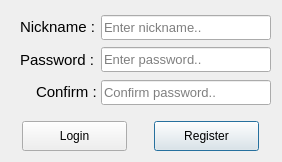
<?xml version="1.0" encoding="UTF-8"?>
<ui version="4.0">
 <class>SignupDiag</class>
 <widget class="QDialog" name="SignupDiag">
  <property name="geometry">
   <rect>
    <x>0</x>
    <y>0</y>
    <width>282</width>
    <height>162</height>
   </rect>
  </property>
  <property name="windowTitle">
   <string>Signup</string>
  </property>
  <layout class="QHBoxLayout" name="horizontalLayout">
   <item>
    <layout class="QVBoxLayout" name="verticalLayout" stretch="0,0">
     <property name="spacing">
      <number>16</number>
     </property>
     <item>
      <layout class="QVBoxLayout" name="verticalLayout_2" stretch="0,0,0">
       <property name="spacing">
        <number>0</number>
       </property>
       <property name="topMargin">
        <number>0</number>
       </property>
       <property name="bottomMargin">
        <number>0</number>
       </property>
       <item>
        <layout class="QHBoxLayout" name="horizontalLayout_5" stretch="3,6">
         <property name="spacing">
          <number>6</number>
         </property>
         <item>
          <layout class="QVBoxLayout" name="verticalLayout_5">
           <property name="leftMargin">
            <number>6</number>
           </property>
           <item alignment="Qt::AlignRight|Qt::AlignVCenter">
            <widget class="QLabel" name="label">
             <property name="font">
              <font>
               <family>Tahoma</family>
               <pointsize>11</pointsize>
              </font>
             </property>
             <property name="text">
              <string>Nickname :</string>
             </property>
            </widget>
           </item>
          </layout>
         </item>
         <item>
          <layout class="QHBoxLayout" name="horizontalLayout_7">
           <property name="spacing">
            <number>6</number>
           </property>
           <property name="bottomMargin">
            <number>0</number>
           </property>
           <item alignment="Qt::AlignVCenter">
            <widget class="QLineEdit" name="NicknameField">
             <property name="minimumSize">
              <size>
               <width>170</width>
               <height>25</height>
              </size>
             </property>
             <property name="maximumSize">
              <size>
               <width>170</width>
               <height>25</height>
              </size>
             </property>
             <property name="font">
              <font>
               <family>Tahoma</family>
               <pointsize>10</pointsize>
              </font>
             </property>
             <property name="text">
              <string/>
             </property>
             <property name="placeholderText">
              <string>Enter nickname..</string>
             </property>
            </widget>
           </item>
          </layout>
         </item>
        </layout>
       </item>
       <item>
        <layout class="QHBoxLayout" name="horizontalLayout_6" stretch="3,6">
         <property name="spacing">
          <number>6</number>
         </property>
         <item>
          <layout class="QVBoxLayout" name="verticalLayout_3">
           <property name="leftMargin">
            <number>6</number>
           </property>
           <item alignment="Qt::AlignRight|Qt::AlignVCenter">
            <widget class="QLabel" name="label_2">
             <property name="font">
              <font>
               <family>Tahoma</family>
               <pointsize>11</pointsize>
              </font>
             </property>
             <property name="text">
              <string>Password :</string>
             </property>
             <property name="alignment">
              <set>Qt::AlignLeading|Qt::AlignLeft|Qt::AlignVCenter</set>
             </property>
            </widget>
           </item>
          </layout>
         </item>
         <item>
          <layout class="QHBoxLayout" name="horizontalLayout_9">
           <item alignment="Qt::AlignVCenter">
            <widget class="QLineEdit" name="PasswordField">
             <property name="minimumSize">
              <size>
               <width>170</width>
               <height>25</height>
              </size>
             </property>
             <property name="maximumSize">
              <size>
               <width>170</width>
               <height>25</height>
              </size>
             </property>
             <property name="font">
              <font>
               <family>Tahoma</family>
               <pointsize>10</pointsize>
              </font>
             </property>
             <property name="text">
              <string/>
             </property>
             <property name="echoMode">
              <enum>QLineEdit::Password</enum>
             </property>
             <property name="placeholderText">
              <string>Enter password..</string>
             </property>
            </widget>
           </item>
          </layout>
         </item>
        </layout>
       </item>
       <item>
        <layout class="QHBoxLayout" name="horizontalLayout_13" stretch="3,6">
         <property name="topMargin">
          <number>4</number>
         </property>
         <item>
          <layout class="QVBoxLayout" name="verticalLayout_4">
           <item alignment="Qt::AlignRight|Qt::AlignVCenter">
            <widget class="QLabel" name="label_3">
             <property name="minimumSize">
              <size>
               <width>0</width>
               <height>0</height>
              </size>
             </property>
             <property name="baseSize">
              <size>
               <width>0</width>
               <height>-1</height>
              </size>
             </property>
             <property name="font">
              <font>
               <family>Tahoma</family>
               <pointsize>11</pointsize>
              </font>
             </property>
             <property name="text">
              <string>Confirm : </string>
             </property>
             <property name="alignment">
              <set>Qt::AlignLeading|Qt::AlignLeft|Qt::AlignVCenter</set>
             </property>
            </widget>
           </item>
          </layout>
         </item>
         <item>
          <layout class="QHBoxLayout" name="horizontalLayout_14">
           <item>
            <widget class="QLineEdit" name="ConfirmField">
             <property name="minimumSize">
              <size>
               <width>170</width>
               <height>25</height>
              </size>
             </property>
             <property name="maximumSize">
              <size>
               <width>170</width>
               <height>25</height>
              </size>
             </property>
             <property name="font">
              <font>
               <family>Tahoma</family>
               <pointsize>10</pointsize>
              </font>
             </property>
             <property name="echoMode">
              <enum>QLineEdit::Password</enum>
             </property>
             <property name="placeholderText">
              <string>Confirm password..</string>
             </property>
            </widget>
           </item>
          </layout>
         </item>
        </layout>
       </item>
      </layout>
     </item>
     <item>
      <layout class="QHBoxLayout" name="horizontalLayout_2">
       <item>
        <layout class="QHBoxLayout" name="horizontalLayout_4">
         <item>
          <widget class="QPushButton" name="LoginButton">
           <property name="minimumSize">
            <size>
             <width>105</width>
             <height>30</height>
            </size>
           </property>
           <property name="maximumSize">
            <size>
             <width>105</width>
             <height>30</height>
            </size>
           </property>
           <property name="text">
            <string>Login</string>
           </property>
           <property name="autoDefault">
            <bool>false</bool>
           </property>
          </widget>
         </item>
        </layout>
       </item>
       <item>
        <layout class="QHBoxLayout" name="horizontalLayout_3">
         <item>
          <widget class="QPushButton" name="RegisterButton">
           <property name="minimumSize">
            <size>
             <width>105</width>
             <height>30</height>
            </size>
           </property>
           <property name="maximumSize">
            <size>
             <width>105</width>
             <height>30</height>
            </size>
           </property>
           <property name="text">
            <string>Register</string>
           </property>
          </widget>
         </item>
        </layout>
       </item>
      </layout>
     </item>
    </layout>
   </item>
  </layout>
 </widget>
 <resources/>
 <connections/>
</ui>
